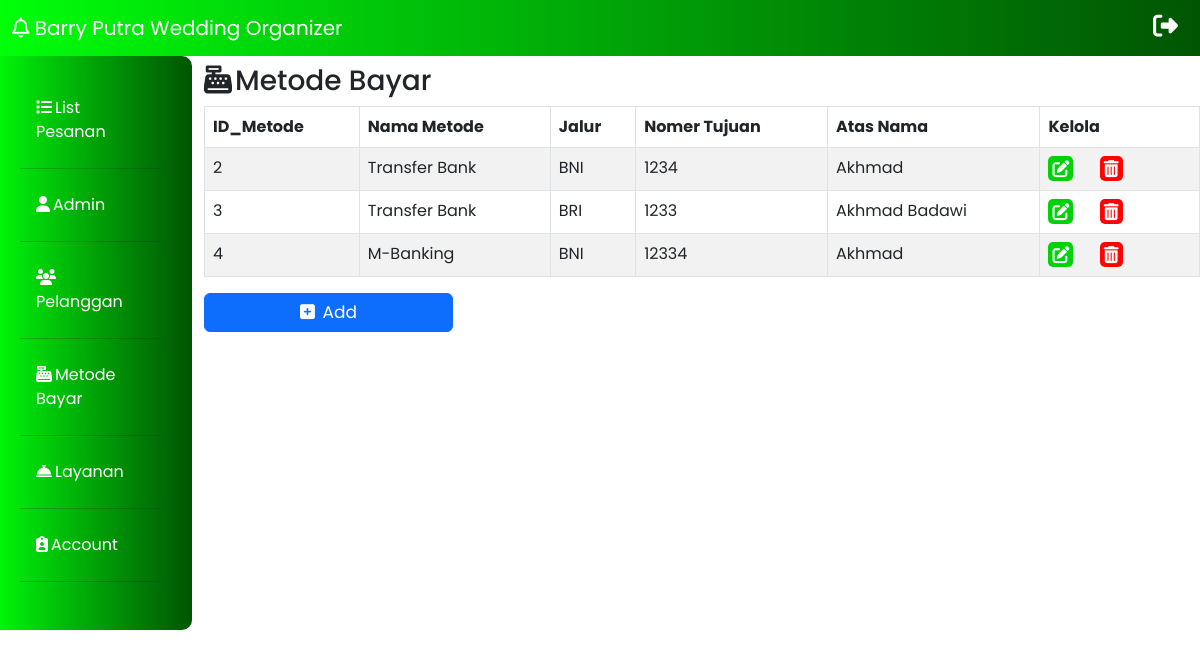
Screenshot of /metode_pembayaran.php (signed in) with the database file from the repository.
### tables this page shows
CREATE TABLE IF NOT EXISTS `metode_pembayaran` (
  `id_metode` int(11) NOT NULL AUTO_INCREMENT,
  `nama_metode` varchar(50) NOT NULL,
  `jalur_layanan` varchar(50) NOT NULL,
  `no_tujuan` int(50) NOT NULL,
  `id_admin` int(11) NOT NULL,
  PRIMARY KEY (`id_metode`),
  KEY `FK_metode_pembayaran_admin` (`id_admin`),
  CONSTRAINT `FK_metode_pembayaran_admin` FOREIGN KEY (`id_admin`) REFERENCES `admin` (`id_admin`) ON DELETE CASCADE ON UPDATE CASCADE
);

### metode_pembayaran.php (the view, shortened to what this page needs)
<!doctype html>
<html lang="en">
<head>
    <link href="https://cdn.jsdelivr.net/npm/bootstrap@5.3.0-alpha3/dist/css/bootstrap.min.css" rel="stylesheet">
    <link rel="stylesheet" href="Admin.css">
    <link rel="stylesheet" href="fontawesome/css/all.css">
</head>
<body>
    <nav class="navbar fixed-top">
        <div class="container-fluid">
            <a class="navbar-brand text-white">
                <i class="fa-regular fa-bell"></i>
                Barry Putra Wedding Organizer
            </a>
            <div class="icon">
                <a href="logout.php" style="text-decoration: none;">
                    <i class="fas fa-right-from-bracket text-white" data-toggle="tooltip" title="Sign Out"></i>
                </a>
            </div>
        </div>
    </nav>
    <div class="row no-gutters mt-5">
        <div class="col-md-2 mt-2 p-3">
            <ul class="nav flex-column m-lg-3 mb-5">
                <li class="nav-item">
                    <a class="nav-link active" aria-current="page" href="list_pesanan.php"><i class="fa-solid fa-list"></i>List Pesanan</a>
                    <hr class="bg-secondary">
                </li>
                <li class="nav-item">
                    <a class="nav-link" href="admin.php"><i class="fa-solid fa-user"></i>Admin</a>
                    <hr class="bg-secondary">
                </li>
                <li class="nav-item">
                    <a class="nav-link" href="pelanggan.php"><i class="fa-solid fa-users"></i>Pelanggan</a>
                    <hr class="bg-secondary">
                </li>
                <li class="nav-item">
                    <a class="nav-link" href="metode_pembayaran.php"><i class="fa-solid fa-cash-register"></i>Metode Bayar</a>
                    <hr class="bg-secondary">
                </li>
                <li class="nav-item">
                    <a class="nav-link" href="layanan.php"><i class="fa-solid fa-bell-concierge"></i>Layanan</a>
                    <hr class="bg-secondary">
                </li>
                <li class="nav-item">
                    <a class="nav-link" href="akun.php"><i class="fa-solid fa-clipboard-user"></i>Account</a>
                    <hr class="bg-secondary">
                </li>
            </ul>
        </div>
        <div class="col-md-10 mt-3">
            <h3><i class="fa-solid fa-cash-register"></i>Metode Bayar</h3>
            <?php
            include 'koneksi.php';
            $query = "SELECT * FROM metode_pembayaran ";
            $result = mysqli_query($conn, $query);
            ?>
            <div class="table-container">
                <table class="table table-striped table-bordered">
                    <thead>
                        <tr>
                            <th scope="col">ID_Metode</th>
                            <th scope="col">Nama Metode</th>
                            <th scope="col">Jalur</th>
                            <th scope="col">Nomer Tujuan</th>
                            <th scope="col">Atas Nama</th>
                            <th scope="col">Kelola</th>
                        </tr>
                    </thead>
                    <tbody>
                        <?php
                        $no = 1;
                        while ($row = mysqli_fetch_assoc($result)) :
                        ?>
                            <tr>
                                <label hidden><?= $no++ ?></label>
                                <td><?= $row['id_metode'] ?></td>
                                <td><?= $row['nama_metode'] ?></td>
                                <td><?= $row['jalur_layanan'] ?></td>
                                <td><?= $row['no_tujuan'] ?></td>
                                <?php
                                $id = $row['id_admin'];
                                $admin = "SELECT * FROM admin WHERE id_admin = $id";
                                $hasil = mysqli_query($conn, $admin);
                                $n = mysqli_fetch_assoc($hasil);
                                ?>
                                <td><?= $n['nama_admin']; ?></td>
                                <td>
                                    <a href="#" class="editBtn text-decoration-none">
                                        <i class="fa-solid fa-pen-to-square" data-bs-toggle="modal" data-bs-target="#modalEdit<?= $no ?>" data-toggle="tooltip" title="Edit"></i>
                                    </a>
                                    <a href="#" class="deleteBtn text-decoration-none">
                                        <i class='fa-solid fa-trash-can' data-bs-toggle="modal" data-bs-target="#modalHapus<?= $no ?>" data-toggle='tooltip' title='Delete'></i>
                                    </a>
                                </td>
            </div>
        </div>
    <?php endwhile; ?>
    <button type="button" class="btn btn-primary w-25 mb-3" data-bs-toggle="modal" data-bs-target="#staticBackdrop">
        <i class="fa-solid fa-square-plus rounded"></i> Add
    </button>
</body>
</html>

### Admin.css (style rules this page uses)
* { font-family: 'Poppins', sans-serif; }
.navbar { background-image: linear-gradient(to left, #005503, #007c05, #00a607, #00d209, #00ff09); }
.navbar-brand { font-size: 20px; }
.fa-right-from-bracket { margin-right: 10px; font-size: 25px; color: black; }
.col-md-2 { background-image: linear-gradient(to left, #005503, #007c05, #00a607, #00d209, #00ff09); border-radius: 10px; }
.nav-link { color: white; }
.fa-solid { margin-right: 3px; }
.fa-pen-to-square { font-size: 17px; margin-left: 0px; margin-right: 20px; background-color: #00d209; color: white; padding: 4px; border-radius: 5px; }
.fa-trash-can { font-size: 17px; margin-left: 2px; margin-right: 20px; background-color: #ff0202; color: white; padding: 4px; border-radius: 5px; }
.btn-primary { font-size: 17px; }

### rows the page displays
metode_pembayaran: id_metode "2", nama_metode "Transfer Bank", jalur_layanan "BNI", no_tujuan "1234", id_admin.nama_admin "Akhmad"
metode_pembayaran: id_metode "3", nama_metode "Transfer Bank", jalur_layanan "BRI", no_tujuan "1233", id_admin.nama_admin "Akhmad Badawi"
metode_pembayaran: id_metode "4", nama_metode "M-Banking", jalur_layanan "BNI", no_tujuan "12334", id_admin.nama_admin "Akhmad"
